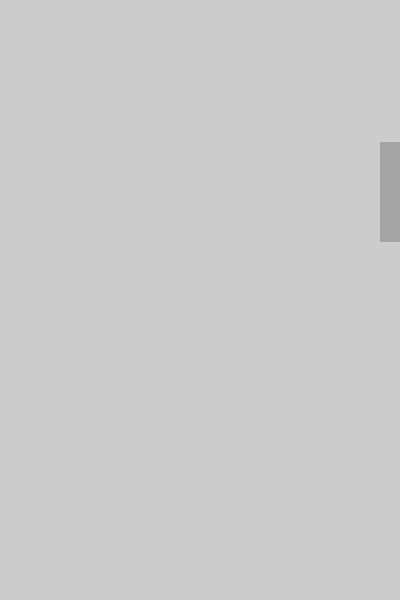
Frame 1 (no input)
Frame 60 (the mouse pressed at the canvas centre just before this capture): identical to frame 1, image omitted
Frame 120 (the mouse held since frame 60 and released just before this capture): identical to frame 1, image omitted

The Processing sketch that drew this single still picture (run headless with seeded random() and noise(); from frame 60 on, the mouse is pressed at the canvas centre):

// Processing sketch: class_ECV_0_base_pde
// ── class_ECV_0_base_pde.pde
MaClasse mc;

void setup() {
  size(400,600);
  int couleur = color(random(255));
  int taille = (int)random(width/6, width/ 2);
  // initialisation
  mc = new MaClasse(couleur, taille);
  // rendu
  mc.carre((int)random(width),(int)random(height));
}

void draw() {}


void mousePressed() {
  // nouveau rendu
  background(0);
  mc.carre((int)random(width),(int)random(height));
}

class MaClasse {
  int couleur;
  int taille;
  MaClasse(int couleur, int taille) {
    this.couleur = couleur;
    this.taille = taille;
  }
  
  void carre(int x, int y) {
    noStroke();
    fill(couleur);
    square(x,y,taille);
  }
}
